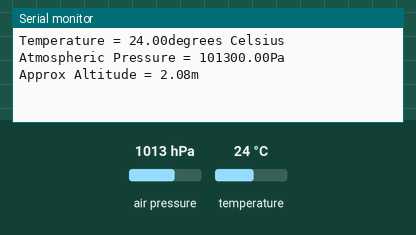
The sketch below on a simulated Arduino Uno, built with avr-gcc and run on an emulated ATmega328P. On the bench: the last lines printed to the serial monitor. The inputs (shaded band) are chosen by the test bench; at power-on: air pressure 1013 hPa, temperature 24 °C.

Above: at 1.2 s.
1.3 s: air pressure set to 952 hPa
At 2.8 s:
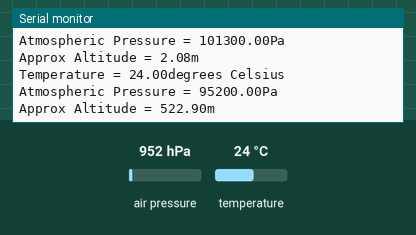
2.9 s: temperature set to 12 °C
4.5 s: air pressure set to 975 hPa
At 6.1 s:
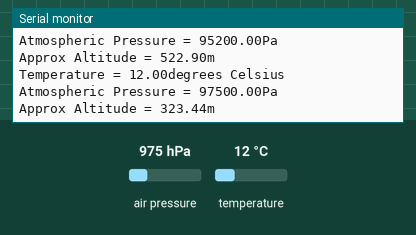
Timing chart, 0 to 7.6 s (numbered marks = the images above; inputs shaded):
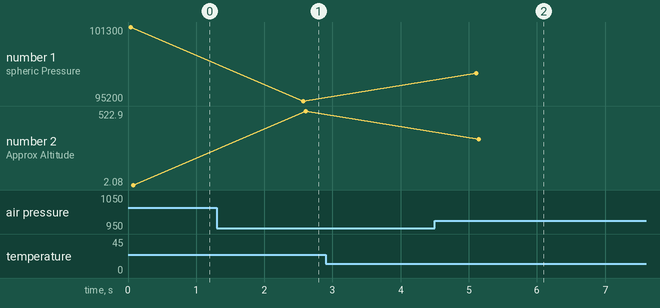

Measured:
- after the input at 1.3 s, the serial monitor: prints a new line after 1.3 s (image 1)
- after the input at 4.5 s, the serial monitor: prints a new line after 0.61 s (image 2)
- plotted number 1: 101300 → 95200 after the input at 1.3 s, 95200 → 97500 after the input at 4.5 s
- plotted number 2: 2.08 → 522.9 after the input at 1.3 s, 522.9 → 323.44 after the input at 4.5 s

The sketch:

Pressure_Sensor.ino
```cpp
#include <Adafruit_BMP280.h>
Adafruit_BMP280 bmp;

void setup() {
  // put your setup code here, to run once:
  Serial.begin(9600);
  bmp.begin();

}

void loop() {
  // put your main code here, to run repeatedly:
  Serial.print("Temperature = ");
  Serial.print(bmp.readTemperature());
  Serial.println("degrees Celsius");

  Serial.print("Atmospheric Pressure = ");
  Serial.print(bmp.readPressure());
  Serial.println("Pa");

  Serial.print("Approx Altitude = ");
  Serial.print(bmp.readAltitude());
  Serial.println("m");

  Serial.println();
  delay(2500);


}
```
